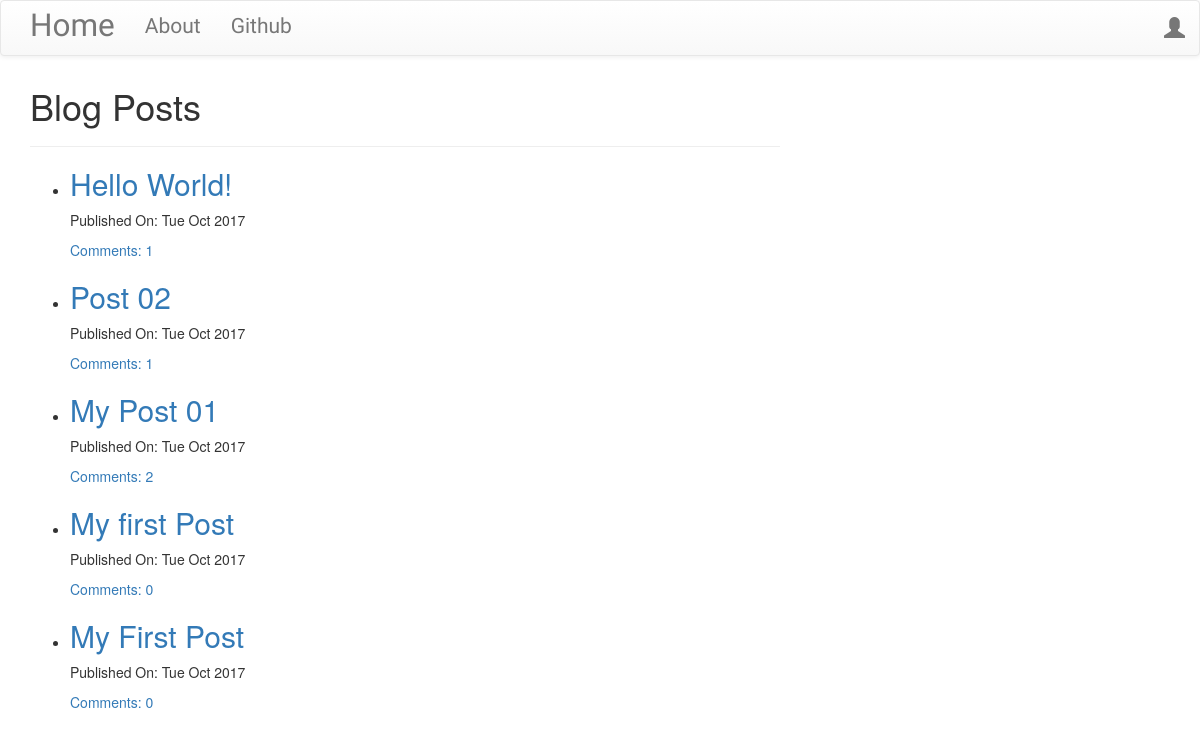
Before: / with the older database file.
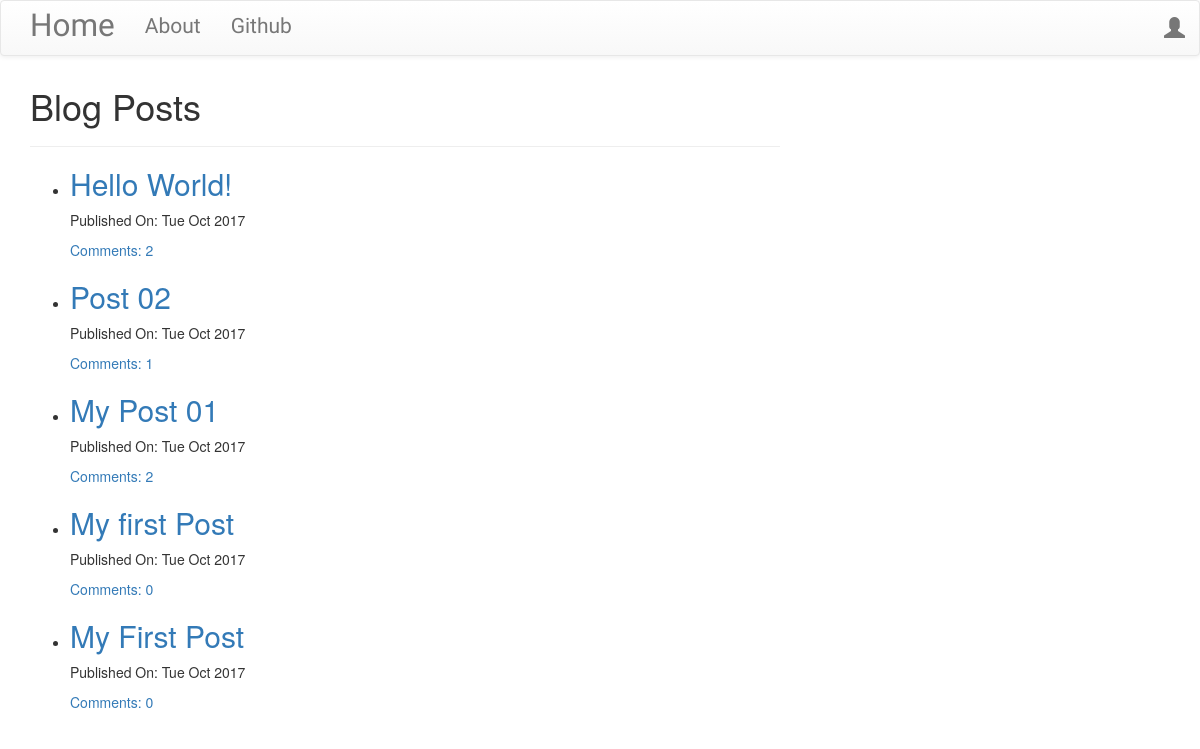
After: the same page with the newer database file.
### blog/models.py (models this page shows, shortened)
class Post(models.Model):
    author = models.ForeignKey('auth.User')
    title = models.CharField(max_length=256)
    text = models.TextField()
    created_date = models.DateTimeField(default=timezone.now)
    published_date = models.DateTimeField(blank=True, null=True)

### blog/views.py (the view)
# urls.py: url(r'^$', views.PostListView.as_view(), name='post_list'),
class PostListView(ListView):
    model = Post
    def get_queryset(self):
        return Post.objects.filter(published_date__lte=timezone.now()).order_by('-published_date')

### blog/templates/blog/post_list.html (shortened to what this page needs)
{% extends "blog/base.html" %}
{% block body_block %}
<div class="centerstage">
    <h1>Blog Posts</h1>
    <hr>
    {% for post in post_list %}
        <div class="blogpost">
            <ul>
                <li>
                    <h2 class="loader"><a href="{% url 'post_detail' pk=post.pk %}">{{ post.title }}</a></h2>
                    <div class="date">
                        <p>Published On: {{ post.published_date|date:"D M Y" }}</p>
                    </div>
                    <a href="{% url 'post_detail' pk=post.pk %}">Comments: {{ post.comments.count }}</a>
                </li>
        </div>
    {% endfor %}
</div>
{% endblock body_block %}

Changed rows visible on the page:
changed Post "Hello World!": comments.count "1" → "2"
